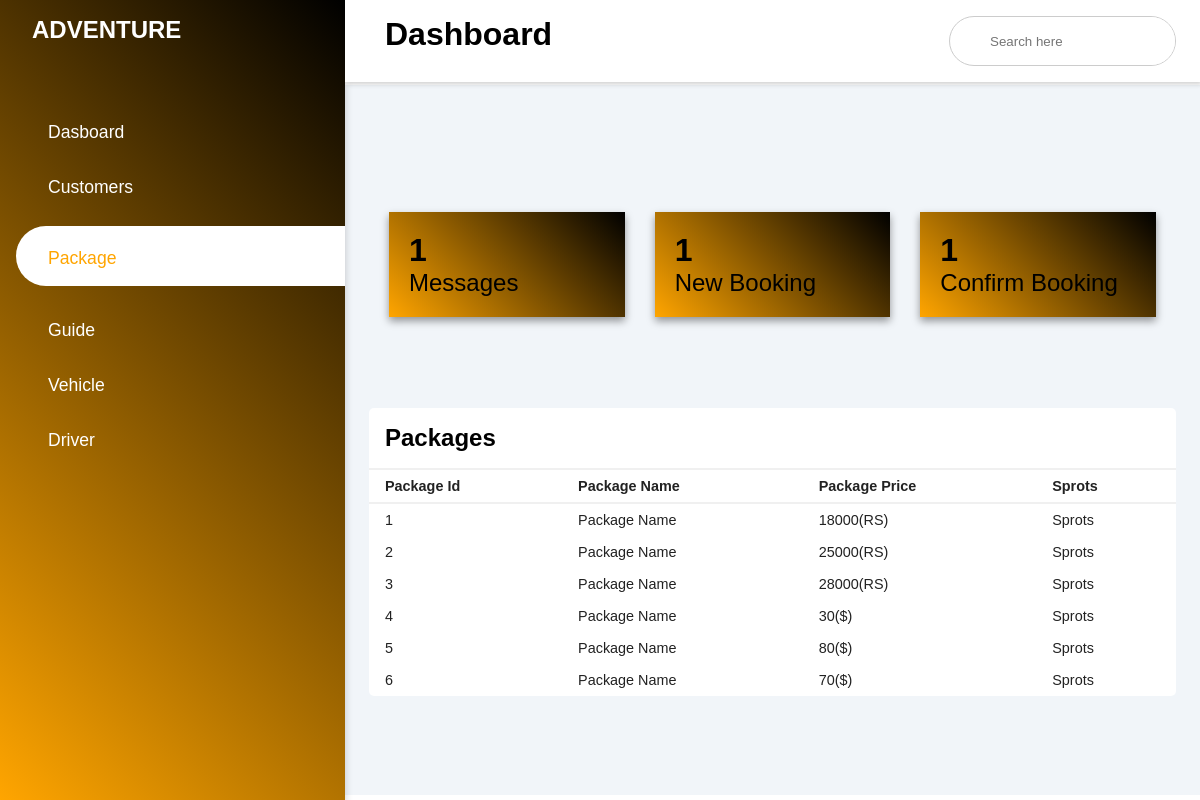
Screenshot of /admin/package.php with the database file from the repository.
### tables this page shows
CREATE TABLE `pakages` (
  `id` int(11) NOT NULL,
  `name` varchar(50) NOT NULL,
  `price` int(11) NOT NULL,
  `currency` varchar(25) NOT NULL,
  `Description` varchar(1000) NOT NULL
);

### admin/package.php (the view, shortened to what this page needs)
<?php
	$db = new dbObj();
	$conn =  $db->getConnstring();
	$query    = "SELECT * FROM `pakages`";
    $result   = mysqli_query($conn, $query);
?>
<!DOCTYPE html>
<html>
<head>
	<link rel="stylesheet" type="text/css" href="style.css">
	<link rel="stylesheet" href="https://maxst.icons8.com/vue-static/landings/line-awesome/line-awesome/1.3.0/css/line-awesome.min.css">
</head>
<body>
	<div class="sidebar">
		<div class="sidebar-brand">
			<h2>  ADVENTURE</h2>
		</div>
		<div class="sidebar-menu">
			<ul>
				<li>
					<a href="admindashboard.php" class="inactive" <?php $page='dashboard' ?>><span class="las la-igloo"></span> <span>Dasboard</span></a>
				</li>
				<li>
					<a href="customers.php" class="inactive" <?php $page='customers' ?>><span class="las la-users"></span> <span>Customers</span></a>
				</li>
				<li>
					<a href="package.php" class="active" <?php $page='packages' ?>><span class="las la-clipboard-list"></span> <span>Package</span></a>
				</li>
				<li>
					<a href="guide.php" class="inactive" <?php $page='guide' ?>><span class="las la-hiking"></span> <span>Guide</span></a>
				</li>
				<li>
					<a href="vehicles.php" class="inactive" <?php $page='vehicle' ?>><span class="las la-car-alt"></span> <span>Vehicle</span></a>
				</li>
				<li>
					<a href="drivers.php" class="inactive" <?php $page='driver' ?>><span class= "las la-user-secret"></span> <span>Driver</span></a>
				</li>
			</ul>
		</div>
	</div>
	<div class="main-content">
		<header>
			<h1>
				<label for="nav-toggle">
					<span class="las la-bars"></span>
				</label>
				Dashboard
			</h1>
			<div class="search-wrapper">
				<input type="search" placeholder="Search here" />
			</div>
		</header>
<main>
			<div class="cards">
			<?php include('panel.php') ?>
			</div>
			<div class="recent-grid">
				<div class="projects">
				<div class="card">
						<div class="card-header">
							<h2>Packages</h2>
						</div>
						<div class="card-body">
							<div class="table-responsive">
								<table width="100%">
								<thead>
									<tr>
										<td>Package Id</td>
										<td>Package Name</td>
										<td>Package Price</td>
										<td>Sprots</td>
									</tr>
								</thead>
								<tbody>
									<?php
										while($row = mysqli_fetch_array($result)) {
									?>
											<tr>
										<td><?php echo $row['id'] ?></td>
										<td>Package Name</td>
										<td><?php echo $row['price'].'('.$row['currency'].')'?></td>
										<td>Sprots</td>
									</tr>
									<?php
										}
									?>
								</tbody>
							</table>
							</div>
						</div>
					</div>
				</div>
			</div>
</main>
</div>
</body>
</html>

### admin/panel.php (shortened to what this page needs)
<?php
	$db = new dbObj();
	$conn =  $db->getConnstring();
	$query1    = "SELECT * FROM `contact_us`";
    $result1   = mysqli_query($conn, $query1);
	$num1 = mysqli_num_rows($result1);
    $query2    = "SELECT * FROM `book` WHERE status='PENDING'";
    $result2   = mysqli_query($conn, $query2);
	$num2 = mysqli_num_rows($result2);
	$query3    = "SELECT * FROM `book` WHERE status='CONFIRMED'";
    $result3   = mysqli_query($conn, $query3);
	$num3 = mysqli_num_rows($result3);
?>
<div class="card-single">
	<div>
		<h1><?php echo $num1 ?></h1>
		<span><a href="contactUs.php" style="color:black;">Messages</a></span>
	</div>
</div>
<div class="card-single">
	<div>
		<h1><?php echo $num2 ?></h1>
		<span><a href="newBookings.php" style="color:black;">New Booking</a></span>
	</div>
</div>
<div class="card-single">
	<div>
		<h1><?php echo $num3 ?></h1>
		<span><a href="confirmedBookings.php" style="color:black;">Confirm Booking</a></span>
	</div>
</div>

### admin/style.css (style rules this page uses)
* { padding: 0; margin: 0; box-sizing: border-box; list-style-type: none ; text-decoration: none; font-family: 'Poppins', sans-serif; }
.sidebar { width: 345px; position: fixed; left: 0; top: 0; height: 100%; background: linear-gradient(45deg,#ffa500, black); z-index: 100; transition: width 300ms; box-shadow: 0 4px 8px 0 rgba(0, 0, 0, 0.2); }
.sidebar-brand { height: 100px; width: 100px; padding: 1rem 0rem 1rem 2rem; color: #fff; }
.sidebar-menu { margin-top: 1rem ; text-transform: capitalize; }
.sidebar-menu li { width: 100%; margin-bottom: 1.7rem; padding-left: 1rem; text-transform: capitalize; }
.sidebar-menu li a span { text-transform: capitalize; }
.sidebar-menu a { padding-left: 1rem; display: block; color: #fff; font-size: 1.1rem; }
.sidebar-menu a.active { background: #fff; padding-top: 1rem; padding-bottom: 1rem; color: #ffa500; border-radius: 30px 0px 0px 30px; }
.sidebar-menu a span:first-child { font-size: 1.5rem; padding-right: 1rem; text-transform: capitalize; }
.main-content { transition: margin-left 300ms; margin-left: 345px; }
header { background: #fff; display: flex; justify-content: space-between; padding: 1rem 1.5rem; box-shadow: 2px 2px 5px rgba(0, 0, 0, 0.2); position: fixed; left: 345px; width: calc(100% - 345px); top: 0; z-index: 100; transition: left 300ms; }
header label span { font-size: 1.7rem; padding-right: 1rem; }
.search-wrapper { border: 1px solid #ccc; border-radius: 30px; height: 50px; display: flex; align-items: center; overflow-x: hidden; }
.search-wrapper input { height: 100%; padding: 0.5rem; border: none; outline: none; }
main { margin-top: 85px; padding: 2rem 1.5rem; background: #f1f5f9; min-height: calc(100vh - 90px); }
.cards { margin-top: 60px; width: 100%; padding: 35px 20px; display: grid; grid-template-columns: repeat( 3, 1fr); grid-gap: 30px; }
.card-single { background: linear-gradient(45deg,#ffa500, black ); padding: 20px; display: flex; align-items: center; justify-content: space-between; box-shadow: 0 4px 8px 0 rgba(0, 0, 0, 0.4); }
.card-single div:first-child span { font-size: 1.5rem; color: black ; }
.recent-grid { margin-top: 3.5rem; display: grid; grid-gap: 2rem; grid-template-columns: 100% auto; }
.card { background: #fff; border-radius: 5px; }
.card-header { padding: 1rem; }
.card-header { display: flex; justify-content: space-between; align-items: center; border-bottom: 1px solid #f0f0f0; }
.card-body { width: 150; }
table { border-collapse: collapse; }
thead tr { border-top: 1px solid #f0f0f0; border-bottom: 2px solid #f0f0f0; }
thead td { font-weight: 700; }
td { padding: .5rem 1rem; font-size: .9rem; color: #222; }
tr td:last-child { display: flex; align-items: center; }
.table-responsive { width: 100%; overflow-x: auto; }

### rows the page displays
pakages: id "1", price "18000", currency "RS"
pakages: id "2", price "25000", currency "RS"
pakages: id "3", price "28000", currency "RS"
pakages: id "4", price "30", currency "$"
pakages: id "5", price "80", currency "$"
pakages: id "6", price "70", currency "$"

### other values shown
$num1 "1"
$num2 "1"
$num3 "1"
